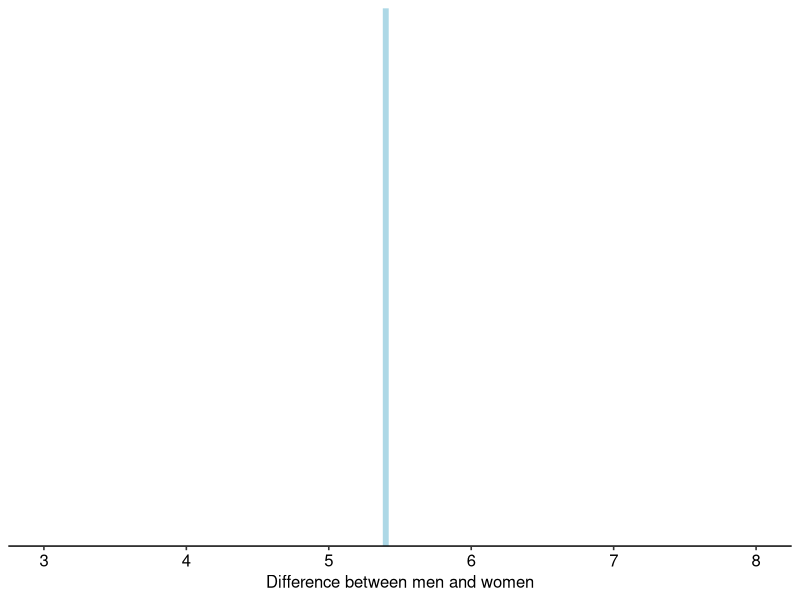
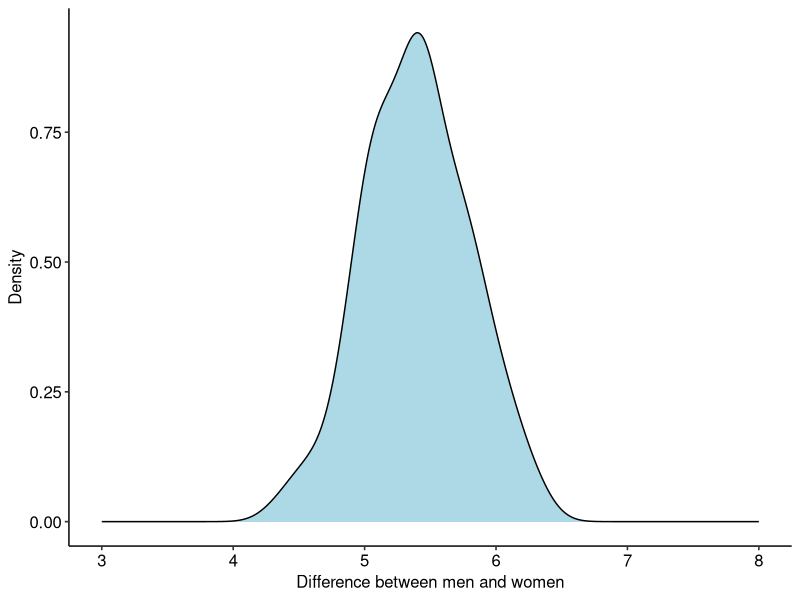
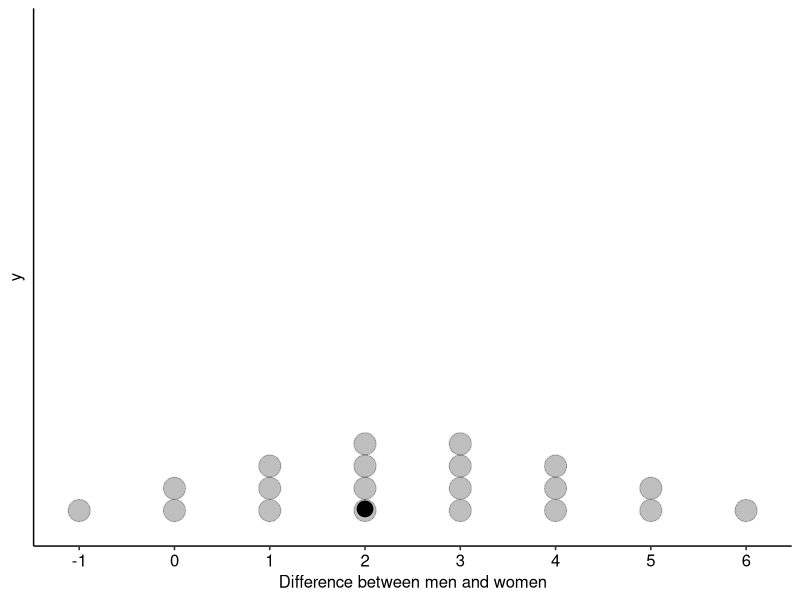
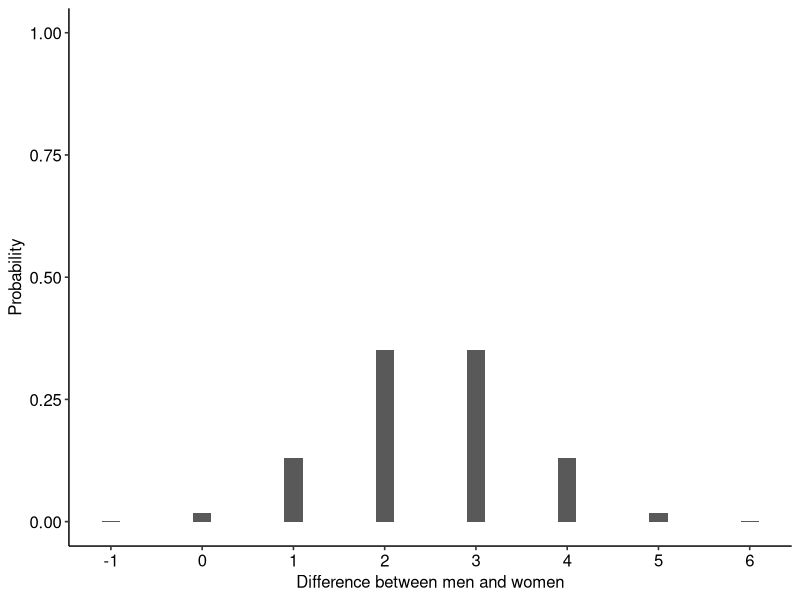
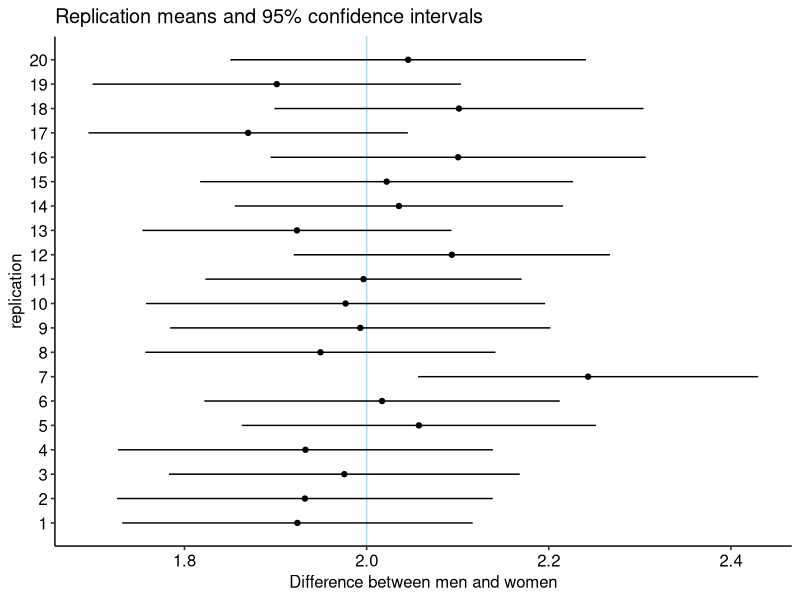
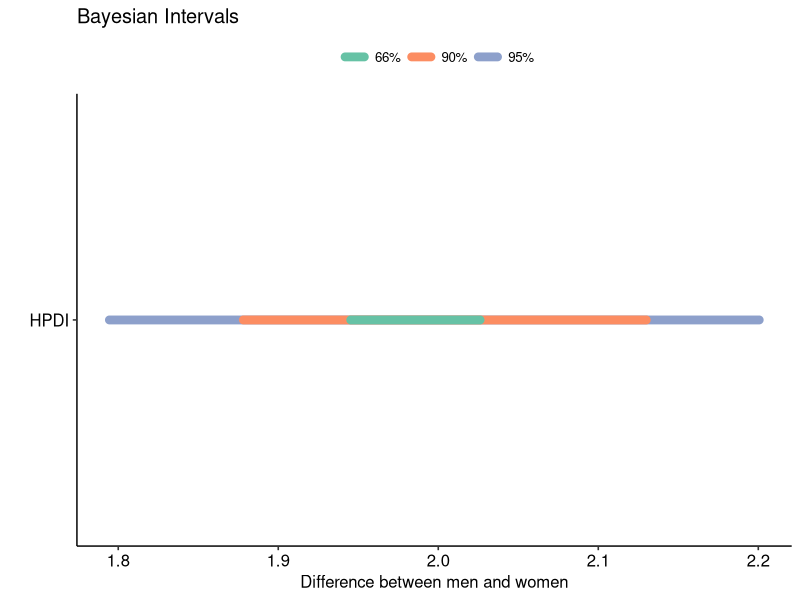
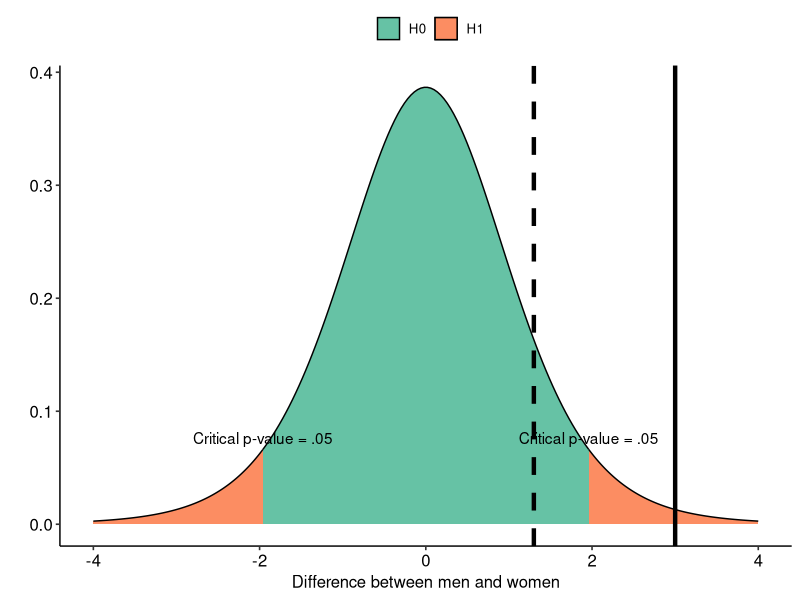

The R script that drew these images, in order: (Note: this script raises an error after producing the figures.)
## ---- chunk 1
knitr::opts_chunk$set(echo = FALSE, warning = F, message = F, fig.width = 6, fig.height = 4)
## ---- chunk 2
library(tidyverse)
tibble(x = 5.4) %>% 
ggplot(aes(x))+
  geom_vline(aes(xintercept=x), size=2, colour = 'lightblue')+
  labs(x='Difference between men and women')+
  scale_x_continuous(limits = c(3,8))+
  ggpubr::theme_pubr()
## ---- chunk 3
tibble(x = rnorm(100, 5.4, 0.4)) %>% 
ggplot(aes(x))+
  geom_density(fill = 'lightblue')+
  labs(x='Difference between men and women', y = 'Density')+
  scale_x_continuous(limits = c(3,8))+
  ggpubr::theme_pubr()
## ---- chunk 4
trials <- c(-1,0,0,1,1,1,2,2,2,2,3,3,3,3,4,4,4,5,5,6)
trials %>% 
  enframe() %>% 
  ggplot(aes(trials))+
  geom_dotplot(alpha = 1/4)+
  geom_point(data=data.frame(x=2,y=0.026), aes(x,y), size=5)+
  labs(x="Difference between men and women")+
  scale_x_continuous(breaks =-1:6)+
  ggpubr::theme_pubr()+
  theme(axis.ticks.y = element_blank(),
        axis.text.y = element_blank())
## ---- chunk 5
trials <- -1:6

trials %>% 
  enframe() %>% 
  mutate(prob = dnorm(trials, 2.5, 1)) %>% 
  ggplot(aes(trials, prob))+
  geom_bar(stat="identity", width= 0.2)+
  labs(x="Difference between men and women", y="Probability")+
  scale_x_continuous(breaks =-1:6)+
  scale_y_continuous(limits = 0:1)+
  ggpubr::theme_pubr()
## ---- chunk 6
genSE <- function(n = 100, mu = 2, sd = 1) {
  x = rnorm(n, mu, sd)
  m = mean(x)
  se = sd(x)/sqrt(n)
  list(m, se)
}
set.seed(345)
result <- unlist(replicate(20, genSE(),simplify = T))
result <- as_tibble(matrix(result, nrow=20, byrow = T))
colnames(result) <- c('M','SE')

result %>% 
  rownames_to_column() %>% 
  rename(replication = rowname) %>% 
  mutate(replication = as.numeric(replication)) %>% 
  mutate(lower = M - 1.96*SE, upper = M + 1.96*SE) %>% 
  ggplot(aes(x=M, y=replication))+
  geom_vline(xintercept = 2, colour='lightblue')+
  geom_point()+
  geom_segment(aes(y=replication, yend=replication,
                   x = lower, xend = upper))+
  scale_y_continuous(breaks=1:20)+
  labs(x='Difference between men and women')+
  ggtitle('Replication means and 95% confidence intervals')+
  ggpubr::theme_pubr()
## ---- chunk 7
x = rnorm(200, 2, 1/sqrt(100))

tibble(y="HPDI",
       l1 = quantile(x, probs = 0.025),
       l2 = quantile(x, probs = 0.10),
       l3 = quantile(x, probs = 0.33),
       l4 = quantile(x, probs = 0.66),
       l5 = quantile(x, probs = 0.90),
       l6 = quantile(x, probs = 0.975)) %>% 
  ggplot()+
  geom_segment(aes(y=y, yend=y,
                   x = l1, xend = l6,
                   colour = "95%"), size = 3, lineend = "round")+
  geom_segment(aes(y=y, yend=y,
                 x = l2, xend = l5,
                 colour = "90%"), size = 3, lineend = "round")+
  geom_segment(aes(y=y, yend=y,
                 x = l3, xend = l4,
                 colour = "66%"), size = 3, lineend = "round")+
  labs(x='Difference between men and women', y="",
       colour="")+
  ggtitle('Bayesian Intervals')+
  scale_color_brewer(palette = "Set2")+
  ggpubr::theme_pubr()
## ---- chunk 8
tibble(x1=seq(-1.96,1.96, length.out = 100),
       y1=dt(x1, df=8),
       x2=seq(-4,-1.96, length.out = 100),
       y2=dt(x2, df=8),
       x3=seq(1.96,4, length.out = 100),
       y3=dt(x3, df=8)) %>% 
ggplot()+
  geom_area(aes(x=x1,y=y1, fill="H0"), colour="black")+
  geom_area(aes(x=x2,y=y2, fill="H1"), colour="black")+
  geom_area(aes(x=x3,y=y3, fill="H1"), colour="black")+
  annotate("text",x=1.96, y=dt(1.96,8)+0.01, label = "Critical p-value = .05")+
  annotate("text",x=-1.96, y=dt(1.96,8)+0.01, label = "Critical p-value = .05")+
  geom_vline(xintercept = 3, linetype=1, size=1.5)+
  geom_vline(xintercept = 1.3, linetype=2, size=1.5)+
  scale_fill_brewer(palette = "Set2")+
  labs(x="Difference between men and women", y="", fill="")+
  ggpubr::theme_pubr()
## ---- chunk 9
library(bayestestR)
set.seed(123)
data <- rnorm(1000, 2, 10/sqrt(10))
x <- p_direction(data)
plot(x, show_labels=T)+
  geom_text(aes(x=4, y = 1.3, label="76.3%"), colour="white", size=5)+
  geom_text(aes(x=-1.3, y = 1.3, label="23.7%"), colour="white", size=5)+
  ggpubr::theme_pubr()+
  labs(x="Differences between men and women")+
  scale_fill_brewer(palette = "Set2")
## ---- chunk 10
x2 <- rope(data, range = c(-1,1))
plot(x2, show_labels=T)+
  ggpubr::theme_pubr()+
  labs(x="Differences between men and women")+
  scale_fill_brewer(palette = "Set2")
## ---- chunk 11
prior <- distribution_cauchy(1000, 0, scale = 1/sqrt(2))
posterior <- distribution_normal(1000, mean = 2, sd = 7/sqrt(100))
bf <- bayesfactor(posterior, prior=prior)
plot(bf)+
  ggpubr::theme_pubr()+
  scale_color_brewer(palette= "Set2")+
  scale_fill_brewer(palette = "Set2")+
  labs(x="Differences between men and women")+
  ggtitle("Bayes Factor, BF = 45.28")
  
